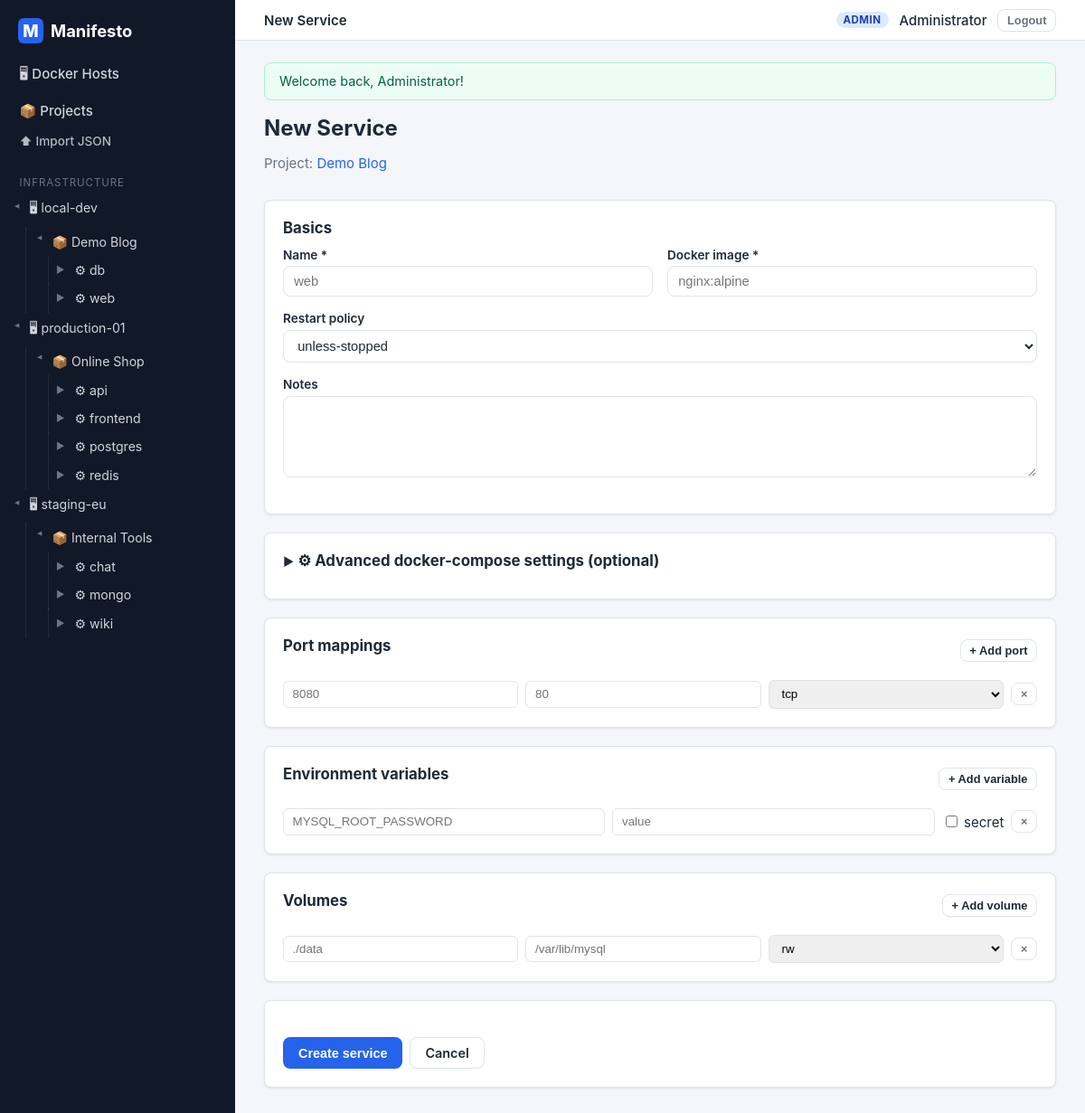
Screenshot of /projects/1/services/create (signed in) with the database file from the repository.
### tables this page shows
CREATE TABLE docker_host (
    id             INT UNSIGNED AUTO_INCREMENT PRIMARY KEY,
    name           VARCHAR(128) NOT NULL,
    ip_address     VARCHAR(45)  NULL,
    os             VARCHAR(128) NULL,
    docker_version VARCHAR(32)  NULL,
    notes          TEXT         NULL,
    created_at     TIMESTAMP NOT NULL DEFAULT CURRENT_TIMESTAMP,
    updated_at     TIMESTAMP NOT NULL DEFAULT CURRENT_TIMESTAMP ON UPDATE CURRENT_TIMESTAMP
);

CREATE TABLE project (
    id             INT UNSIGNED AUTO_INCREMENT PRIMARY KEY,
    docker_host_id INT UNSIGNED NOT NULL,
    name           VARCHAR(128) NOT NULL,
    slug           VARCHAR(128) NOT NULL,
    description    TEXT NULL,
    created_at     TIMESTAMP NOT NULL DEFAULT CURRENT_TIMESTAMP,
    updated_at     TIMESTAMP NOT NULL DEFAULT CURRENT_TIMESTAMP ON UPDATE CURRENT_TIMESTAMP,
    UNIQUE KEY uq_project_slug (slug),
    KEY idx_project_host (docker_host_id),
    CONSTRAINT fk_project_host FOREIGN KEY (docker_host_id)
        REFERENCES docker_host (id) ON DELETE RESTRICT
);

CREATE TABLE service (
    id                   INT UNSIGNED AUTO_INCREMENT PRIMARY KEY,
    project_id           INT UNSIGNED NOT NULL,
    name                 VARCHAR(128) NOT NULL,
    image                VARCHAR(255) NOT NULL,
    restart_policy       ENUM('no','always','on-failure','unless-stopped') NOT NULL DEFAULT 'unless-stopped',
    notes                TEXT NULL,
    command              VARCHAR(512) NULL,
    working_dir          VARCHAR(255) NULL,
    depends_on           VARCHAR(512) NULL COMMENT 'Comma-separated service names',
    build_context        VARCHAR(255) NULL COMMENT 'Path to Dockerfile context, e.g. ./api',
    dockerfile_content   LONGTEXT NULL COMMENT 'Inline Dockerfile content',
    healthcheck_cmd      VARCHAR(512) NULL,
    healthcheck_interval VARCHAR(32) NULL DEFAULT '30s',
    network_mode         VARCHAR(64) NULL,
    created_at           TIMESTAMP NOT NULL DEFAULT CURRENT_TIMESTAMP,
    updated_at           TIMESTAMP NOT NULL DEFAULT CURRENT_TIMESTAMP ON UPDATE CURRENT_TIMESTAMP,
    UNIQUE KEY uq_service_name_per_project (project_id, name),
    CONSTRAINT fk_service_project FOREIGN KEY (project_id)
        REFERENCES project (id) ON DELETE CASCADE
);

### src/Core/ViewRenderer.php (called while the page is built, shortened)
<?php
final class ViewRenderer
{
    private static string $viewsPath = __DIR__ . '/../Views';
    public static function render(string $template, array $data = [], string $layout = 'app'): string
    {
        $data['currentUser'] = Auth::user();
        $data['flashes']     = Session::pullFlashes();
        if ($layout === 'app') {
            $data['sidebarTree'] = (new TreeRepository())->fullTree();
        }
        $content = self::renderFile(self::file($template), $data);
        $data['content'] = $content;
        return self::renderFile(self::file('layouts/' . $layout), $data);
    }
    private static function file(string $template): string
    {
        return self::$viewsPath . '/' . $template . '.php';
    }
    private static function renderFile(string $file, array $data): string
    {
        extract($data, EXTR_SKIP);
        require $file;
        return (string) ob_get_clean();
    }
}

### src/Controllers/ServiceController.php (called while the page is built, shortened)
<?php
final class ServiceController
{
    private ServiceRepository $services;
    public function __construct()
    {
        $this->services = new ServiceRepository();
    }
    public function create(Request $request, string $projectId): void
    {
        $projectName = $this->services->projectName((int) $projectId);
        Response::view('services/create', [
            'title'       => 'New Service',
            'projectId'   => (int) $projectId,
            'projectName' => $projectName,
        ]);
    }
}

### public/index.php (called while the page is built, shortened)
<?php
$request = Request::capture();
$router = new Router(require MANIFESTO_ROOT . '/config/routes.php');
$router->dispatch($request);

### src/Repositories/TreeRepository.php (called while the page is built, shortened)
<?php
final class TreeRepository
{
    public function fullTree(): array
    {
        $pdo = Database::pdo();
        $hosts = [];
        foreach ($pdo->query('SELECT id, name FROM docker_host ORDER BY name') as $row) {
            $row['projects'] = [];
            $hosts[(int) $row['id']] = $row;
        }
        $projects = [];
        foreach ($pdo->query('SELECT id, docker_host_id, name FROM project ORDER BY name') as $row) {
            $row['services'] = [];
            $projects[(int) $row['id']] = $row;
        }
        $services = [];
        foreach ($pdo->query('SELECT id, project_id, name FROM service ORDER BY name') as $row) {
            $row['webapps'] = [];
            $services[(int) $row['id']] = $row;
        }
        foreach ($pdo->query('SELECT id, service_id, name FROM web_app ORDER BY name') as $row) {
            $sid = (int) $row['service_id'];
            if (isset($services[$sid])) {
                $services[$sid]['webapps'][] = $row;
            }
        }
        foreach ($services as $service) {
            $pid = (int) $service['project_id'];
            if (isset($projects[$pid])) {
                $projects[$pid]['services'][] = $service;
            }
        }
        foreach ($projects as $project) {
            $hid = (int) $project['docker_host_id'];
            if (isset($hosts[$hid])) {
                $hosts[$hid]['projects'][] = $project;
            }
        }
        return array_values($hosts);
    }
}

### src/Core/Request.php (called while the page is built, shortened)
<?php
final class Request
{
    private static ?string $basePath = null;
    public static function basePath(): string
    {
        if (self::$basePath === null) {
            $scriptDir = str_replace('\\', '/', dirname($_SERVER['SCRIPT_NAME'] ?? '/'));
            $scriptDir = rtrim($scriptDir, '/');
            self::$basePath = $scriptDir === '/' ? '' : $scriptDir;
        }
        return self::$basePath;
    }
}

### src/Core/helpers.php (called while the page is built, shortened)
<?php
function e(?string $value): string
{
    return htmlspecialchars($value ?? '', ENT_QUOTES, 'UTF-8');
}
function url(string $path = '/'): string
{
    $base = Request::basePath();
    return $base . '/' . ltrim($path, '/');
}
function old(string $key, ?string $default = null): string
{
    $old = Session::get('_old_input', []);
    return e($old[$key] ?? $default ?? '');
}

### src/Core/Session.php (called while the page is built, shortened)
<?php
final class Session
{
    public static function get(string $key, mixed $default = null): mixed
    {
        return $_SESSION[$key] ?? $default;
    }
}

### src/Views/services/create.php (the view, shortened to what this page needs)
<div class="page-head">
    <div>
        <h1>New Service</h1>
        <p class="muted">Project: <a href="<?= url('/projects/' . $projectId) ?>"><?= e($projectName) ?></a></p>
    </div>
</div>
<form method="post" action="<?= url('/projects/' . $projectId . '/services') ?>">
    <div class="card">
        <h2 class="card-title">Basics</h2>
        <div class="form-row">
            <div class="form-group">
                <label for="name">Name *</label>
                <input type="text" id="name" name="name" value="<?= old('name') ?>" maxlength="128" required autofocus placeholder="web">
            </div>
            <div class="form-group">
                <label for="image">Docker image *</label>
                <input type="text" id="image" name="image" value="<?= old('image') ?>" maxlength="255" required placeholder="nginx:alpine">
            </div>
        </div>
        <div class="form-group">
            <label for="restart_policy">Restart policy</label>
            <select id="restart_policy" name="restart_policy">
                <option value="unless-stopped" <?= old('restart_policy', 'unless-stopped') === 'unless-stopped' ? 'selected' : '' ?>>unless-stopped</option>
            </select>
        </div>
        <div class="form-group">
            <label for="notes">Notes</label>
            <textarea id="notes" name="notes" rows="3"><?= old('notes') ?></textarea>
        </div>
    </div>
    <div class="card">
        <details>
            <summary class="card-title" style="cursor:pointer;">⚙ Advanced docker-compose settings (optional)</summary>
        </details>
    </div>
    <div class="card">
        <div class="page-head">
            <h2 class="card-title">Port mappings</h2>
            <button type="button" class="btn btn-secondary btn-sm" data-add-row="port" data-target="#ports-rows">+ Add port</button>
        </div>
        <div class="child-rows" id="ports-rows">
            <div class="child-row">
                <input type="number" name="ports[host_port][]" placeholder="8080" min="1" max="65535">
                <input type="number" name="ports[container_port][]" placeholder="80" min="1" max="65535">
                <select name="ports[protocol][]">
                    <option value="tcp">tcp</option>
                </select>
                <button type="button" class="btn btn-ghost btn-sm row-remove" aria-label="Remove">×</button>
            </div>
        </div>
    </div>
    <div class="card">
        <div class="page-head">
            <h2 class="card-title">Environment variables</h2>
            <button type="button" class="btn btn-secondary btn-sm" data-add-row="env" data-target="#envs-rows">+ Add variable</button>
        </div>
        <div class="child-rows" id="envs-rows">
            <div class="child-row">
                <input type="text" name="envs[key_name][]" placeholder="MYSQL_ROOT_PASSWORD">
                <input type="text" name="envs[value][]" placeholder="value">
                <label>
                    <input type="checkbox" onchange="this.previousElementSibling.value = this.checked ? '1' : '0'"> secret
                </label>
                <button type="button" class="btn btn-ghost btn-sm row-remove" aria-label="Remove">×</button>
            </div>
        </div>
    </div>
    <div class="card">
        <div class="page-head">
            <h2 class="card-title">Volumes</h2>
            <button type="button" class="btn btn-secondary btn-sm" data-add-row="volume" data-target="#volumes-rows">+ Add volume</button>
        </div>
        <div class="child-rows" id="volumes-rows">
            <div class="child-row">
                <input type="text" name="volumes[host_path][]" placeholder="./data">
                <input type="text" name="volumes[container_path][]" placeholder="/var/lib/mysql">
                <select name="volumes[mode][]">
                    <option value="rw">rw</option>
                </select>
                <button type="button" class="btn btn-ghost btn-sm row-remove" aria-label="Remove">×</button>
            </div>
        </div>
    </div>
    <div class="card">
        <div class="form-footer">
            <button type="submit" class="btn btn-primary">Create service</button>
            <a class="btn btn-secondary" href="<?= url('/projects/' . $projectId) ?>">Cancel</a>
        </div>
    </div>
</form>

### src/Core/Router.php (shortened to what this page needs)
<?php
final class Router
{
    public function dispatch(Request $request): never
    {
        foreach ($this->routes as $route) {
            [$method, $pattern, $class, $action] = $route;
            if ($method !== $request->method) {
                continue;
            }
            $params = $this->match($pattern, $request->path);
            if ($params === null) {
                continue;
            }
            $request->setRouteParams($params);
            $controller = new $class();
            $controller->$action($request, ...array_values($params));
            exit;
        }
    }
    private function match(string $pattern, string $path): ?array
    {
        $regex = preg_replace('/\{(\w+)\}/', '(?P<$1>[^/]+)', $pattern);
        if (!preg_match('#^' . $regex . '$#', $path, $m)) {
            return null;
        }
        return array_filter($m, 'is_string', ARRAY_FILTER_USE_KEY);
    }
}

### src/Views/partials/sidebar.php (shortened to what this page needs)
<?php
$tree = $sidebarTree ?? [];
?>
<aside class="sidebar">
    <a class="sidebar-brand" href="<?= url('/') ?>">
        <span class="brand-mark">M</span> Manifesto
    </a>
    <nav class="sidebar-nav">
        <a href="<?= url('/docker-hosts') ?>">🖥 Docker Hosts</a>
        <a href="<?= url('/projects') ?>">📦 Projects</a>
        <?php if (($currentUser['role'] ?? '') === 'admin'): ?>
            <a href="<?= url('/projects/import') ?>" style="font-size:.85rem;opacity:.85;">⬆ Import JSON</a>
        <?php endif; ?>
    </nav>
    <div class="sidebar-tree">
        <div class="tree-title">Infrastructure</div>
        <?php foreach ($tree as $host): ?>
            <details open>
                <summary>
                    <a class="tree-link tree-host" href="<?= url('/docker-hosts/' . $host['id']) ?>">🖥 <?= e($host['name']) ?></a>
                </summary>
                <?php foreach ($host['projects'] as $project): ?>
                    <details open class="tree-indent">
                        <summary>
                            <a class="tree-link tree-project" href="<?= url('/projects/' . $project['id']) ?>">📦 <?= e($project['name']) ?></a>
                        </summary>
                        <?php foreach ($project['services'] as $service): ?>
                            <details class="tree-indent">
                                <summary>
                                    <a class="tree-link tree-service" href="<?= url('/services/' . $service['id']) ?>">⚙ <?= e($service['name']) ?></a>
                                </summary>
                            </details>
                        <?php endforeach; ?>
                    </details>
                <?php endforeach; ?>
            </details>
        <?php endforeach; ?>
    </div>
</aside>

### rows the page displays
docker_host: name "local-dev"
project: name "Demo Blog"
service: name "db"
service: name "web"
docker_host: name "production-01"
project: name "Online Shop"
service: name "api"
service: name "frontend"
service: name "postgres"
service: name "redis"
docker_host: name "staging-eu"
project: name "Internal Tools"
service: name "chat"
service: name "mongo"
service: name "wiki"

### other values shown
$title "New Service"
$currentUser['role'] "ADMIN"
$currentUser['display_name'] "Administrator"
$flash['message'] "Welcome back, Administrator!"
